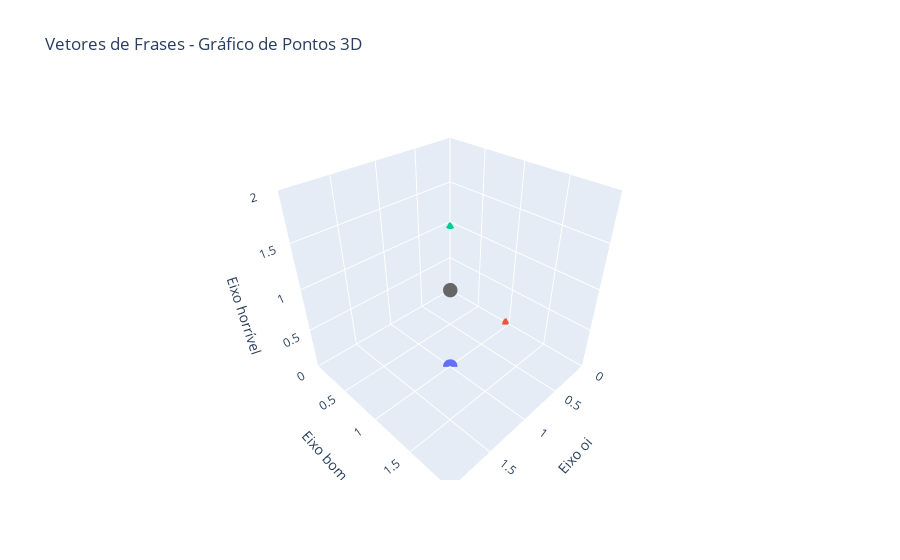

Notebook code for this chart:
### Markdown cell above
E visualizar um gráfico dos vetores:

### Code cell
# Cores diferentes para cada ponto
cores = ["#636EFA", "#EF553B", "#00CC96", "#666666"]

# Criar uma figura do Plotly
fig = go.Figure()

# Adicionar pontos ao gráfico
for vector, color, frase in zip(vetores, cores, frases):
    fig.add_trace(go.Scatter3d(
        x=[vector[0]],
        y=[vector[1]],
        z=[vector[2]],
        mode="markers",
        marker=dict(size=5, color=color),
        text=f"{frase} {vector}",
        hoverinfo="text"
    ))

# Definir título e rótulos dos eixos com limites
fig.update_layout(
    title="Vetores de Frases - Gráfico de Pontos 3D",
    scene=dict(
        xaxis=dict(title="Eixo oi", range=[0, 2]),
        yaxis=dict(title="Eixo bom", range=[0, 2]),
        zaxis=dict(title="Eixo horrível", range=[0, 2])
    ),
    showlegend=False
)

# Mostrar o gráfico
fig.show()

### Figure 1 — Plotly figure (JSON) as saved in the notebook; plotly's stock layout.template omitted (floating-point values rounded to 4 significant figures)
{"data": [{"hoverinfo": "text", "marker": {"color": "#636EFA", "size": 5}, "mode": "markers", "text": "oi tudo bom? [1 1 0]", "type": "scatter3d", "x": [1], "y": [1], "z": [0]}, {"hoverinfo": "text", "marker": {"color": "#EF553B", "size": 5}, "mode": "markers", "text": "bom dia [0 1 0]", "type": "scatter3d", "x": [0], "y": [1], "z": [0]}, {"hoverinfo": "text", "marker": {"color": "#00CC96", "size": 5}, "mode": "markers", "text": "foi horrível [0 0 1]", "type": "scatter3d", "x": [0], "y": [0], "z": [1]}, {"hoverinfo": "text", "marker": {"color": "#666666", "size": 5}, "mode": "markers", "text": "oi, tive um dia bom e horrível ao mesmo tempo [1 1 1]", "type": "scatter3d", "x": [1], "y": [1], "z": [1]}], "layout": {"scene": {"xaxis": {"range": [0, 2], "title": {"text": "Eixo oi"}}, "yaxis": {"range": [0, 2], "title": {"text": "Eixo bom"}}, "zaxis": {"range": [0, 2], "title": {"text": "Eixo horrível"}}}, "showlegend": false, "title": {"text": "Vetores de Frases - Gráfico de Pontos 3D"}}}
